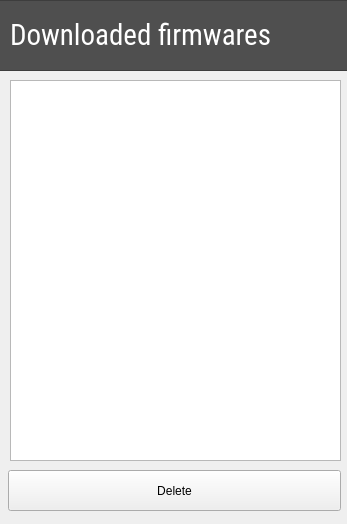
<?xml version="1.0" encoding="UTF-8"?>
<ui version="4.0">
 <class>MainWindow</class>
 <widget class="QMainWindow" name="MainWindow">
  <property name="geometry">
   <rect>
    <x>0</x>
    <y>0</y>
    <width>347</width>
    <height>524</height>
   </rect>
  </property>
  <property name="minimumSize">
   <size>
    <width>347</width>
    <height>524</height>
   </size>
  </property>
  <property name="maximumSize">
   <size>
    <width>347</width>
    <height>524</height>
   </size>
  </property>
  <property name="windowTitle">
   <string>Glassy</string>
  </property>
  <widget class="QWidget" name="centralwidget">
   <widget class="QFrame" name="frame">
    <property name="geometry">
     <rect>
      <x>-40</x>
      <y>0</y>
      <width>451</width>
      <height>71</height>
     </rect>
    </property>
    <property name="styleSheet">
     <string notr="true">background-color: rgb(79, 79, 79);</string>
    </property>
    <property name="frameShape">
     <enum>QFrame::StyledPanel</enum>
    </property>
    <property name="frameShadow">
     <enum>QFrame::Raised</enum>
    </property>
    <widget class="QLabel" name="pageTitle">
     <property name="geometry">
      <rect>
       <x>50</x>
       <y>12</y>
       <width>321</width>
       <height>41</height>
      </rect>
     </property>
     <property name="font">
      <font>
       <family>Roboto Condensed</family>
       <pointsize>22</pointsize>
      </font>
     </property>
     <property name="styleSheet">
      <string notr="true">color: rgb(255, 255, 255);</string>
     </property>
     <property name="text">
      <string>Downloaded firmwares</string>
     </property>
     <property name="alignment">
      <set>Qt::AlignBottom|Qt::AlignLeading|Qt::AlignLeft</set>
     </property>
    </widget>
   </widget>
   <widget class="QPushButton" name="pushButton">
    <property name="geometry">
     <rect>
      <x>8</x>
      <y>470</y>
      <width>333</width>
      <height>41</height>
     </rect>
    </property>
    <property name="text">
     <string>Delete</string>
    </property>
   </widget>
   <widget class="QListWidget" name="listWidget">
    <property name="geometry">
     <rect>
      <x>10</x>
      <y>80</y>
      <width>331</width>
      <height>381</height>
     </rect>
    </property>
   </widget>
  </widget>
 </widget>
 <resources/>
 <connections/>
</ui>
